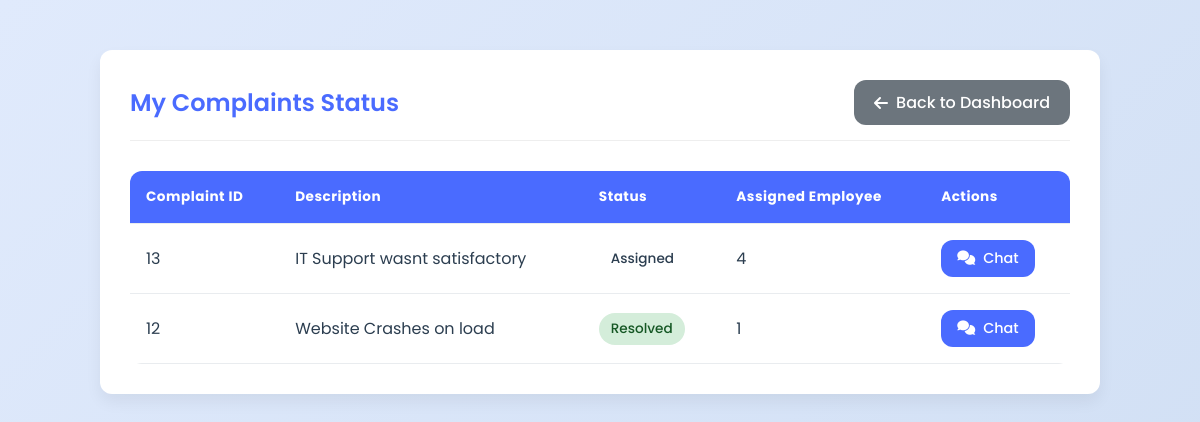
Page /client/status.php (signed in) on the committed database.
### tables this page shows
CREATE TABLE `assignments` (
  `assignment_id` int(11) NOT NULL,
  `complaint_id` int(11) DEFAULT NULL,
  `employee_id` int(11) DEFAULT NULL,
  `assigned_at` datetime DEFAULT current_timestamp(),
  `deadline` datetime DEFAULT NULL,
  `status` varchar(20) DEFAULT 'In Progress'
);

CREATE TABLE `complaints` (
  `complaint_id` int(11) NOT NULL,
  `client_id` int(11) DEFAULT NULL,
  `description` text DEFAULT NULL,
  `priority` enum('High','Medium','Low') DEFAULT NULL,
  `status` varchar(20) DEFAULT 'Pending',
  `created_at` datetime DEFAULT current_timestamp(),
  `product_id` int(11) DEFAULT NULL,
  `is_inactive` tinyint(1) DEFAULT 0,
  `inactive_reason` varchar(255) DEFAULT NULL,
  `inactivated_at` datetime DEFAULT NULL
);

### client/status.php (the view, shortened to what this page needs)
<?php
require_once "../config/db.php";
$client_id = $_SESSION['client_id'];
$stmt = $conn->prepare("
    SELECT
        c.complaint_id,
        c.description,
        c.status,
        a.employee_id
    FROM
        complaints c
    LEFT JOIN
        assignments a ON c.complaint_id = a.complaint_id
    WHERE
        c.client_id = ?
    ORDER BY c.complaint_id DESC
");
$stmt->execute([$client_id]);
$complaints = $stmt->fetchAll(PDO::FETCH_ASSOC);
?>
<!DOCTYPE html>
<html lang="en">
<head>
    <link rel="stylesheet" href="https://cdnjs.cloudflare.com/ajax/libs/font-awesome/6.0.0/css/all.min.css">
</head>
<body>
<div class="container">
    <div class="header">
        <h2>My Complaints Status</h2>
        <a href="dashboard.php" class="back">
            <i class="fas fa-arrow-left"></i> Back to Dashboard
        </a>
    </div>
    <?php if (count($complaints) > 0): ?>
    <div class="table-container">
        <table>
            <thead>
                <tr>
                    <th>Complaint ID</th>
                    <th>Description</th>
                    <th>Status</th>
                    <th>Assigned Employee</th>
                    <th>Actions</th>
                </tr>
            </thead>
            <tbody>
                <?php foreach ($complaints as $complaint): ?>
                <tr>
                    <td><?= htmlspecialchars($complaint['complaint_id']) ?></td>
                    <td><?= htmlspecialchars($complaint['description']) ?></td>
                    <td>
                        <span class="status-badge status-<?= strtolower(str_replace(' ', '-', $complaint['status'] ?? 'pending')) ?>">
                            <?= htmlspecialchars($complaint['status'] ?? 'Pending') ?>
                        </span>
                    </td>
                    <td><?= htmlspecialchars($complaint['employee_id'] ?? 'Not Assigned') ?></td>
                    <td>
                        <?php if ($complaint['employee_id']): ?>
                            <a href="../client_chat.php?complaint_id=<?= htmlspecialchars($complaint['complaint_id']) ?>"
                               class="chat-button">
                                <i class="fas fa-comments"></i> Chat
                            </a>
                        <?php endif; ?>
                    </td>
                </tr>
                <?php endforeach; ?>
            </tbody>
        </table>
    </div>
    <?php endif; ?>
</div>
</body>
</html>

### client/status.php (style rules this page uses)
:root { --primary-color: #4a6bff; --secondary-color: #6c757d; --success-color: #28a745; --danger-color: #dc3545; --background-color: #f1f4fb; --card-background: #ffffff; --text-color: #2c3e50; --border-radius: 12px; --box-shadow: 0 8px 16px rgba(0, 0, 0, 0.06); }
* { margin: 0; padding: 0; box-sizing: border-box; }
body { font-family: 'Poppins', sans-serif; background: linear-gradient(135deg, #e0eafc 0%, #cfdef3 100%); min-height: 100vh; color: var(--text-color); }
.container { max-width: 1000px; margin: 50px auto; padding: 30px; background-color: var(--card-background); border-radius: var(--border-radius); box-shadow: var(--box-shadow); animation: fadeIn 0.7s ease; }
.header { display: flex; justify-content: space-between; align-items: center; margin-bottom: 30px; border-bottom: 1px solid #eee; padding-bottom: 15px; }
h2 { color: var(--primary-color); font-weight: 600; }
.back { display: inline-flex; align-items: center; background-color: var(--secondary-color); color: white; padding: 10px 20px; border-radius: var(--border-radius); text-decoration: none; font-weight: 500; transition: all 0.3s ease; }
.back i { margin-right: 8px; }
.table-container { overflow-x: auto; margin-top: 25px; border-radius: var(--border-radius); }
table { width: 100%; border-collapse: collapse; border-spacing: 0; background-color: white; animation: slideIn 0.6s ease; }
th, td { padding: 16px; text-align: left; border-bottom: 1px solid #e9ecef; }
th { background-color: var(--primary-color); color: white; font-size: 0.85em; letter-spacing: 0.5px; }
.status-badge { display: inline-block; padding: 6px 12px; border-radius: 50px; font-size: 0.85em; font-weight: 500; animation: fadeBadge 0.8s ease; }
.status-resolved { background-color: #d4edda; color: #155724; }
.chat-button { display: inline-flex; align-items: center; gap: 8px; background-color: var(--primary-color); color: white; padding: 8px 16px; border-radius: var(--border-radius); text-decoration: none; font-size: 0.9em; font-weight: 500; transition: all 0.3s ease; animation: pulse 2s infinite; }

### rows in the picture
assignments: complaint.complaint_id "13", complaint.description "IT Support wasnt satisfactory", complaint.status "Assigned", employee "4"
assignments: complaint.complaint_id "12", complaint.description "Website Crashes on load", complaint.status "Resolved", employee "1"
